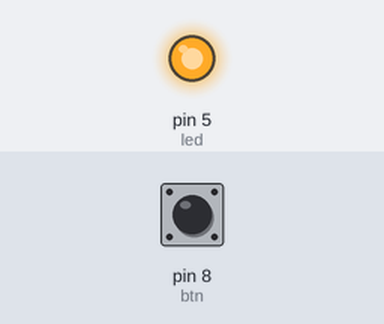
A sketch run on a simulated Arduino Uno, built with avr-gcc and run on an emulated ATmega328P. Shown: output pins drawn as LEDs (lit = HIGH). The inputs (shaded band) are chosen by the test bench; at power-on: pin 8 (btn) HIGH. What the sketch prints to the serial monitor is not drawn.

Above: at 0.1 s.
Timing chart, 0 to 1.6 s (numbered marks = the images above):
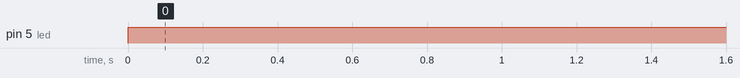

The sketch:

sketch_oct01b.ino
```cpp
int led = 5;
int btn = 8;
int reading =0;
void setup() {
  // put your setup code here, to run once:
  Serial.begin(9600);
 // pinMode(led, OUTPUT);
  pinMode(btn, INPUT_PULLUP);
  pinMode(led, OUTPUT);
}

void loop() {
  // put your main code here, to run repeatedly:
  reading= digitalRead(btn);
  //if(reading)digitalWrite(led, LOW);
  digitalWrite(led, HIGH);
  Serial.println(reading);
}
```

Measured:
- by itself, pin 5 (led): LOW → HIGH at 0.00 s
